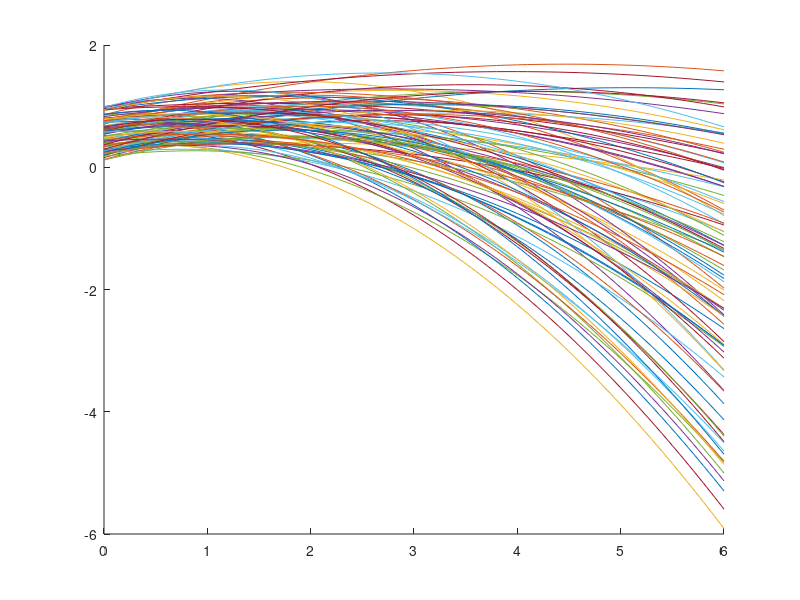

MATLAB code for this plot:
x = 0:0.1:6;
a = -0.06;
b = 0.2;
c = 0.5;

figure;
hold on;
for i = 1:100
    plot(x,polyval([unifrnd(-0.2, -0.03) unifrnd(0.1, 0.5) unifrnd(0.1 ,1)], x));
end